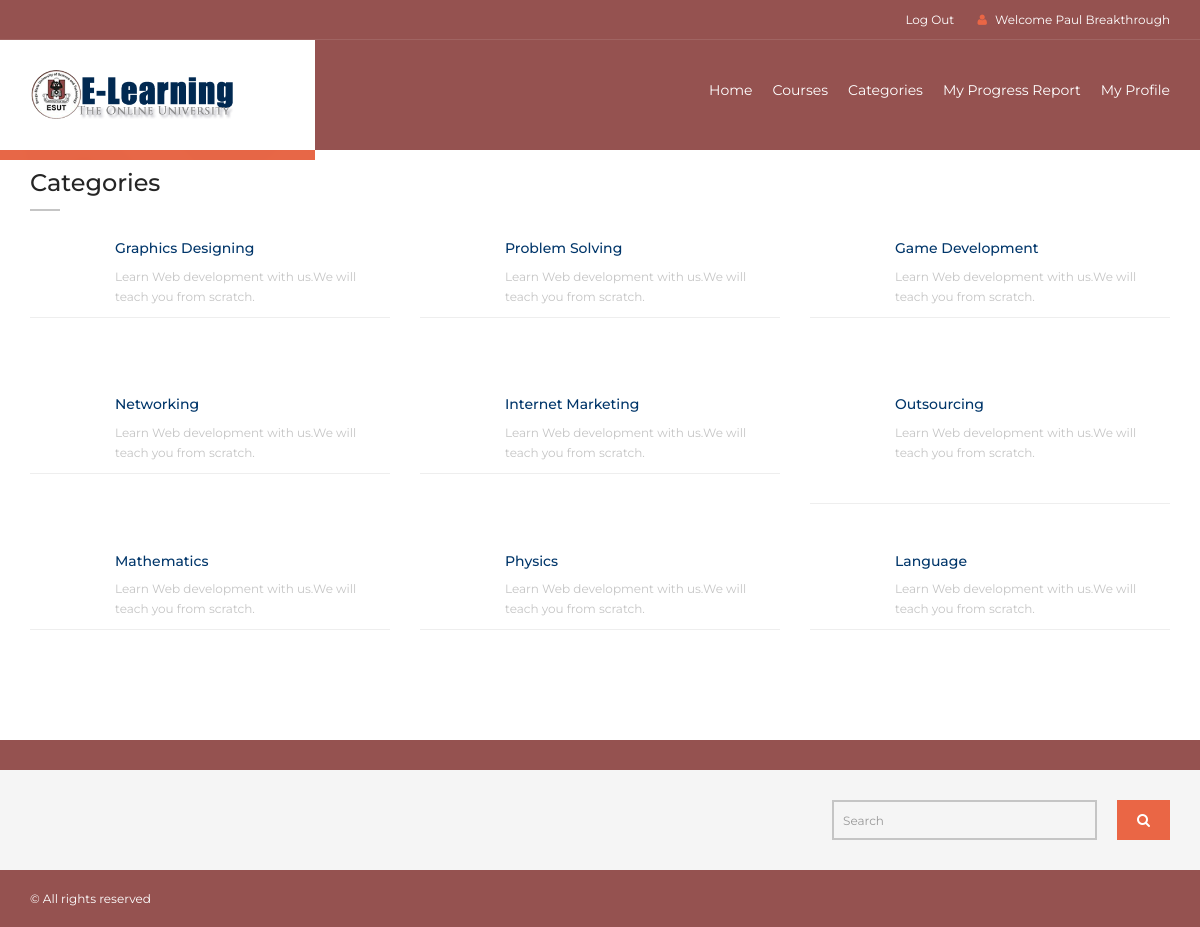
The app's page /categories.php (signed in) with its own data.
### tables this page shows
CREATE TABLE `categories` (
  `cat_id` int(100) NOT NULL,
  `cat_name` varchar(100) NOT NULL,
  `cat_desc` text NOT NULL,
  `cat_icon` varchar(50) NOT NULL
);

### categories.php (the view, shortened to what this page needs)
<?php include 'includes/header.php';
		include 'admin/includes/connection.php';
?>
    <div class="background">
    </div>
</div>
<section id="latest-courses">
        <div class="block">
            <div class="container">
                <header><h2>Categories</h2></header>
                <div class="row">
                     <?php
            $category = "select * from categories";
            $run_category = mysqli_query($con,$category);
            while($category_row = mysqli_fetch_array($run_category)):
            $cat_id = $category_row ['cat_id'];
            $cat_name = $category_row ['cat_name'];
            $cat_desc = substr($category_row ['cat_desc'],0,100);
            $cat_icon = $category_row ['cat_icon'];
            ?>
                    <div class="col-md-4">
                        <div class="latest-course">
                            <figure class="image">
                                <div class="image-wrapper"><a href="single-category.php?cat_id=<?php echo $cat_id;?>"><i class="<?php echo $cat_icon; ?>"></i></a></div>
                            </figure>
                            <aside class="description">
                                <a href="single-category.php?cat_id=<?php echo $cat_id;?>"><h4><?php echo $cat_name; ?></h4></a>
                                <p><?php echo $cat_desc; ?></p>
                            </aside>
                            <hr>
                        </div>
                    </div>
                     <?php endwhile;?>
                </div>
            </div>
        </div>
    </section>
<?php include 'includes/footer.php'; ?>

### records on screen
categories: cat_name "Graphics Designing", cat_desc "Learn Web development with us.We will teach you from scratch."
categories: cat_name "Problem Solving", cat_desc "Learn Web development with us.We will teach you from scratch."
categories: cat_name "Game Development", cat_desc "Learn Web development with us.We will teach you from scratch."
categories: cat_name "Networking", cat_desc "Learn Web development with us.We will teach you from scratch."
categories: cat_name "Internet Marketing", cat_desc "Learn Web development with us.We will teach you from scratch."
categories: cat_name "Outsourcing", cat_desc "Learn Web development with us.We will teach you from scratch."
categories: cat_name "Mathematics", cat_desc "Learn Web development with us.We will teach you from scratch."
categories: cat_name "Physics", cat_desc "Learn Web development with us.We will teach you from scratch."
categories: cat_name "Language", cat_desc "Learn Web development with us.We will teach you from scratch."

### other values on screen
$_SESSION['name'] "Paul Breakthrough"
